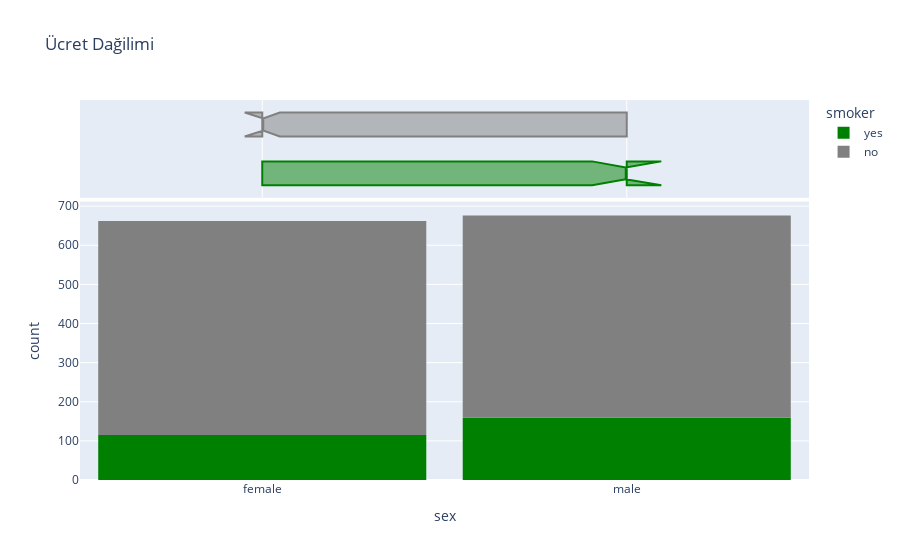

The cell this chart's notebook holds for it:
### Code cell
fig = px.histogram(
    medical_cf,
    x='sex',
    marginal='box',
    color='smoker',
    color_discrete_sequence=['green', 'gray', 'purple', 'lightblue'],
    title = 'Ücret Dağilimi'
)
fig.update_layout(bargap=0.1)
fig.show()

### Figure 1 — Plotly figure (JSON) as saved in the notebook; plotly's stock layout.template omitted (floating-point values rounded to 4 significant figures; data arrays with more than 128 entries replaced by an {"elided": "..."} marker saying what was removed)
{"data": [{"alignmentgroup": "True", "bingroup": "x", "hovertemplate": "smoker=yes<br>sex=%{x}<br>count=%{y}<extra></extra>", "legendgroup": "yes", "marker": {"color": "green", "pattern": {"shape": ""}}, "name": "yes", "offsetgroup": "yes", "orientation": "v", "showlegend": true, "type": "histogram", "x": {"elided": "274 str values"}, "xaxis": "x", "yaxis": "y"}, {"alignmentgroup": "True", "hovertemplate": "smoker=yes<br>sex=%{x}<extra></extra>", "legendgroup": "yes", "marker": {"color": "green"}, "name": "yes", "notched": true, "offsetgroup": "yes", "showlegend": false, "type": "box", "x": {"elided": "274 str values"}, "xaxis": "x2", "yaxis": "y2"}, {"alignmentgroup": "True", "bingroup": "x", "hovertemplate": "smoker=no<br>sex=%{x}<br>count=%{y}<extra></extra>", "legendgroup": "no", "marker": {"color": "gray", "pattern": {"shape": ""}}, "name": "no", "offsetgroup": "no", "orientation": "v", "showlegend": true, "type": "histogram", "x": {"elided": "1064 str values"}, "xaxis": "x", "yaxis": "y"}, {"alignmentgroup": "True", "hovertemplate": "smoker=no<br>sex=%{x}<extra></extra>", "legendgroup": "no", "marker": {"color": "gray"}, "name": "no", "notched": true, "offsetgroup": "no", "showlegend": false, "type": "box", "x": {"elided": "1064 str values"}, "xaxis": "x2", "yaxis": "y2"}], "layout": {"bargap": 0.1, "barmode": "relative", "legend": {"title": {"text": "smoker"}, "tracegroupgap": 0}, "title": {"text": "Ücret Dağilimi"}, "xaxis": {"anchor": "y", "domain": [0, 1], "title": {"text": "sex"}}, "xaxis2": {"anchor": "y2", "domain": [0, 1], "matches": "x", "showgrid": true, "showticklabels": false}, "yaxis": {"anchor": "x", "domain": [0, 0.7326], "title": {"text": "count"}}, "yaxis2": {"anchor": "x2", "domain": [0.7426, 1], "matches": "y2", "showgrid": false, "showline": false, "showticklabels": false, "ticks": ""}}}
